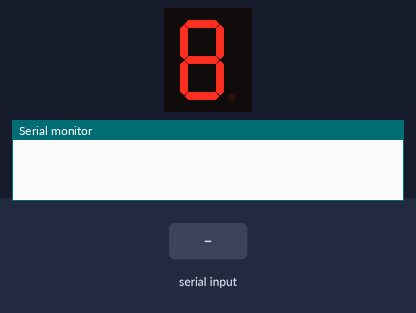
This sketch was run on a simulated Arduino Uno, built with avr-gcc and run on an emulated ATmega328P. Shown: 1-digit seven-segment display, the last lines printed to the serial monitor. Wiring (inferred from the names in the program): 1-digit 7-segment display, segments lit when LOW: segments pin 4, pin 5, pin 17, pin 18, pin 19, pin 3, pin 2. Inputs (shaded band) come from the test bench. The segment pins are drawn as the display they are named for.

Above: at 1.2 s.
1.3 s: "101\n" received over Serial
At 1.6 s:
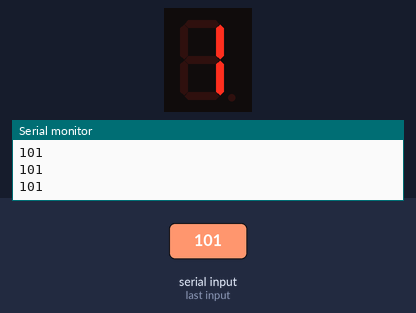
2.8 s: "102\n" received over Serial
At 4.0 s:
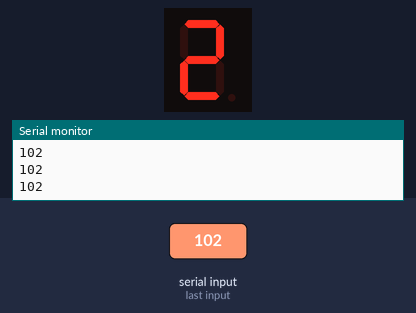
4.3 s: "103\n" received over Serial
At 5.3 s:
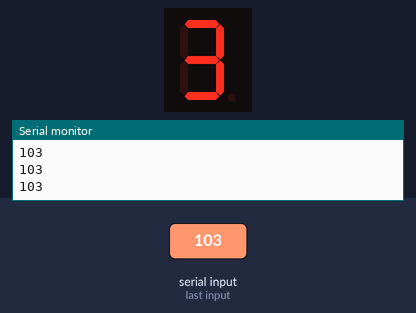
5.8 s: "104\n" received over Serial
At 6.4 s:
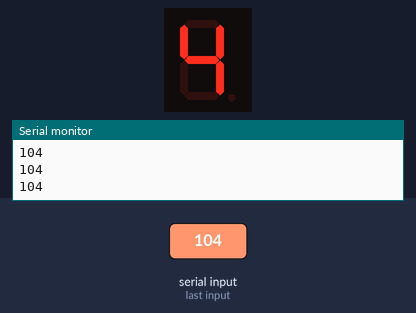
7.3 s: "105\n" received over Serial
At 8.5 s:
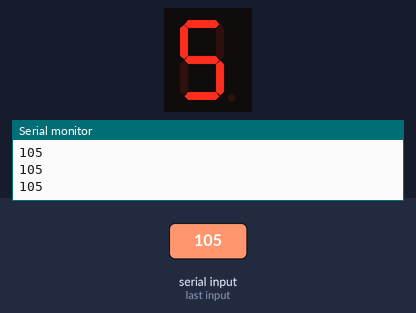
8.8 s: "100\n" received over Serial
At 9.9 s:
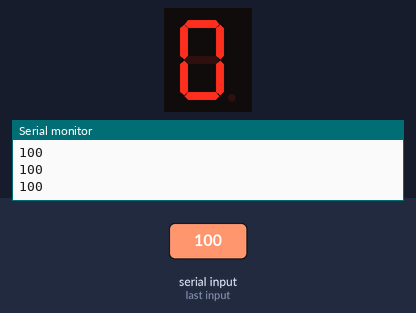
Timing chart, 0 to 11.3 s (numbered marks = the images above; inputs shaded):
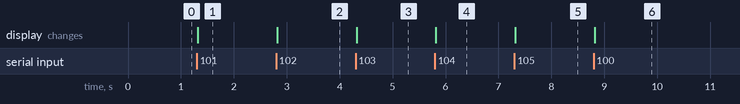

The sketch:

arduinoNano.ino
```cpp
String arrivingdatabyte;
int a = 4, b = 5, c = 17, d = 18, e = 19, f = 3, g = 2;
void setup() {
  Serial.begin(9600);
  pinMode(a, OUTPUT);
  pinMode(b, OUTPUT);
  pinMode(c, OUTPUT);
  pinMode(d, OUTPUT);
  pinMode(e, OUTPUT);
  pinMode(f, OUTPUT);
  pinMode(g, OUTPUT);
}
void loop() {
  if (Serial.available() > 0) {
    Serial.println('Loop started!');
    arrivingdatabyte = Serial.readStringUntil('\n');
    if (arrivingdatabyte == "101") {
      digitalWrite(a, HIGH);
      digitalWrite(b, LOW);
      digitalWrite(c, LOW);
      digitalWrite(d, HIGH);
      digitalWrite(e, HIGH);
      digitalWrite(f, HIGH);
      digitalWrite(g, HIGH);
    }
    if (arrivingdatabyte == "102") {
      digitalWrite(a, LOW);
      digitalWrite(b, LOW);
      digitalWrite(c, HIGH);
      digitalWrite(d, LOW);
      digitalWrite(e, LOW);
      digitalWrite(f, HIGH);
      digitalWrite(g, LOW);
    }
    if (arrivingdatabyte == "103") {
      digitalWrite(a, LOW);
      digitalWrite(b, LOW);
      digitalWrite(c, LOW);
      digitalWrite(d, LOW);
      digitalWrite(e, HIGH);
      digitalWrite(f, HIGH);
      digitalWrite(g, LOW);
    }
    if (arrivingdatabyte == "104") {
      digitalWrite(a, HIGH);
      digitalWrite(b, LOW);
      digitalWrite(c, LOW);
      digitalWrite(d, HIGH);
      digitalWrite(e, HIGH);
      digitalWrite(f, LOW);
      digitalWrite(g, LOW);
    }
    if (arrivingdatabyte == "105") {
      digitalWrite(a, LOW);
      digitalWrite(b, HIGH);
      digitalWrite(c, LOW);
      digitalWrite(d, LOW);
      digitalWrite(e, HIGH);
      digitalWrite(f, LOW);
      digitalWrite(g, LOW);
    }
    if (arrivingdatabyte == "100") {
      digitalWrite(a, LOW);
      digitalWrite(b, LOW);
      digitalWrite(c, LOW);
      digitalWrite(d, LOW);
      digitalWrite(e, LOW);
      digitalWrite(f, LOW);
      digitalWrite(g, HIGH);
    }
  }
  Serial.println(arrivingdatabyte);
}
```

Measured:
- after the input at 1.3 s, the display: changes at once (image 1)
- after the input at 2.8 s, the display: changes at once (image 2)
- after the input at 4.3 s, the display: changes at once (image 3)
- after the input at 5.8 s, the display: changes at once (image 4)
- after the input at 7.3 s, the display: changes at once (image 5)
- after the input at 8.8 s, the display: changes at once (image 6)
